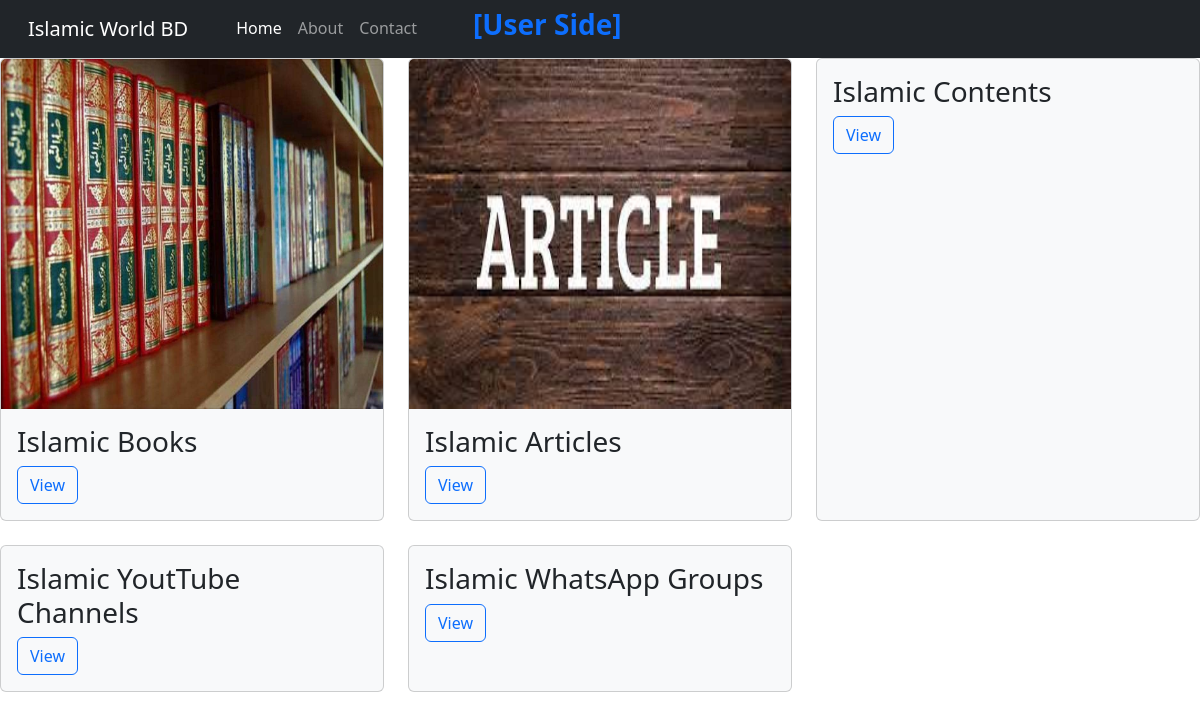
The page /categories/ on the database as committed earlier.
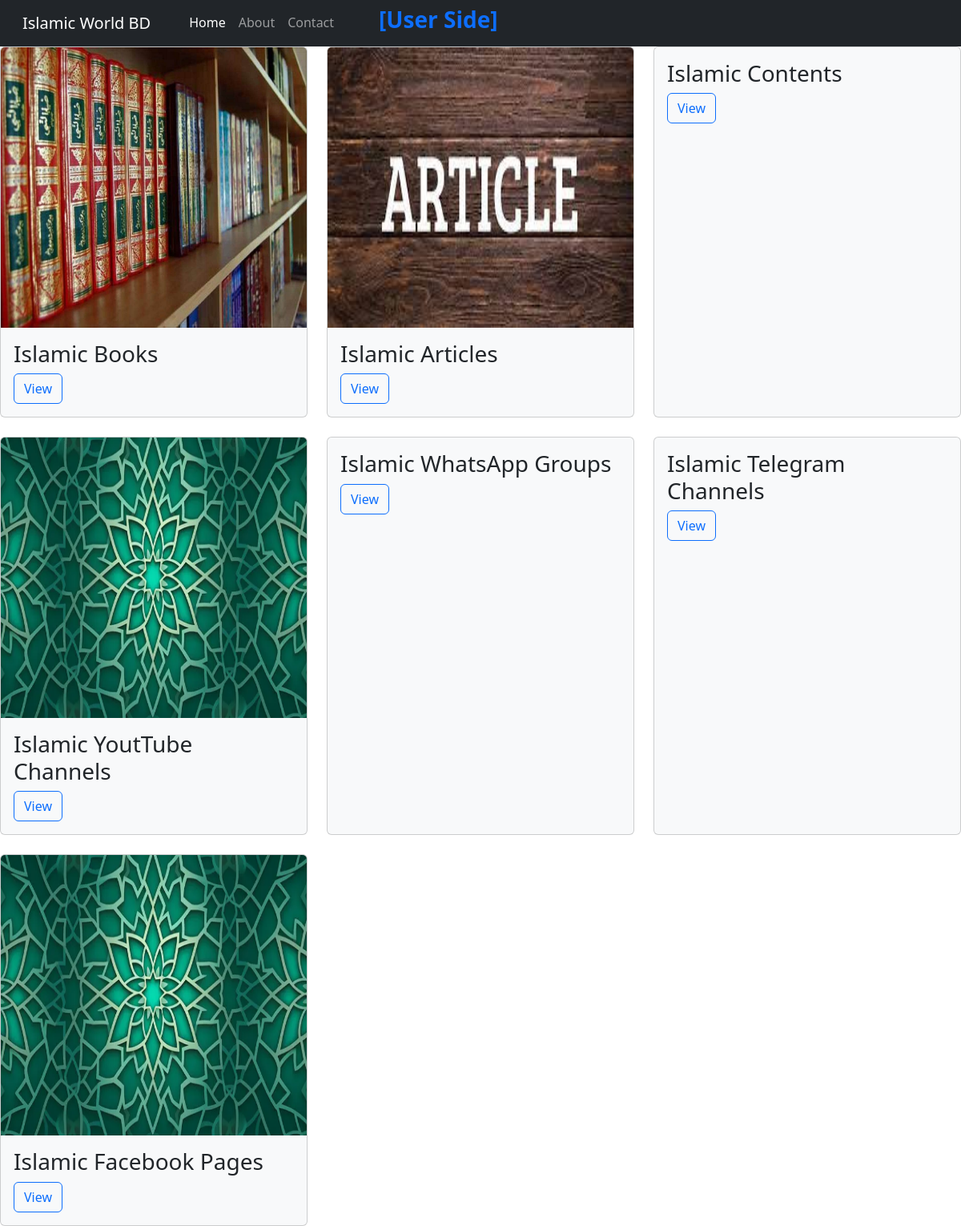
The same page on the database as committed later.
### AdminPanel/models.py (models this page shows, shortened)
class Category(models.Model):
    name = models.CharField(max_length=300)
    parent_category = models.ForeignKey('self', null=True, blank=True, on_delete=models.CASCADE)
    image = models.ImageField(upload_to='category_images/', blank=True)
    order = models.PositiveSmallIntegerField(default=0, blank=True)
    is_active = models.BooleanField(default=True)

### User/views.py (the view)
# urls.py: path('categories/', CategoryView.as_view(), name='category_view'),
class CategoryView(View):
    def get(self, request):
        category_id = request.GET.get('id')
        if category_id:
            try:
                category = Category.objects.get(pk=category_id, is_active=True)
                if Resource.objects.filter(category=category): # if this category has any resource
                    return redirect(f"/resources?category_id={category_id}")
                else:  # else it has subcategories
                    categories = Category.objects.filter(parent_category=category, is_active=True)
            except Category.DoesNotExist:
                return HttpResponseNotFound("Category not found")
        else:
            categories = Category.objects.filter(parent_category__isnull=True)
        return render(request, "User/categories.html", {'categories':categories})

### User/templates/User/categories.html
{% extends 'base.html' %}
{% block body %}
<div class="row row-cols-1 row-cols-md-3 g-4">
    {% for category in categories %}
    <div class="col">
      <div class="card h-100 bg-light">
        {% if category.image %}
        <img src="{{ category.image.url }}" class="card-img-top" alt="Image for {{ category.name }}" height="350">
        {% endif %}
        <div class="card-body">
          <h3 class="card-title">{{category.name}}</h3>
          <a href="/categories?id={{category.id}}" class="btn btn-outline-primary">View</a>
        </div>
      </div>
    </div>
    {% endfor %}
</div>
{% endblock %}

Rows that differ between the two databases and show on the page:
changed Category "Islamic YoutTube Channels": image: picture added
added Category: name "Islamic Telegram Channels"
added Category: image (picture), name "Islamic Facebook Pages"
